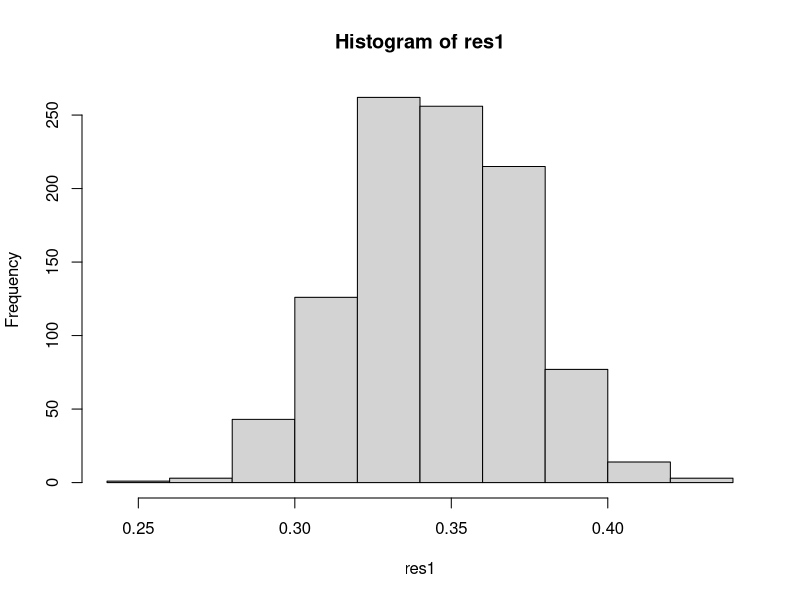
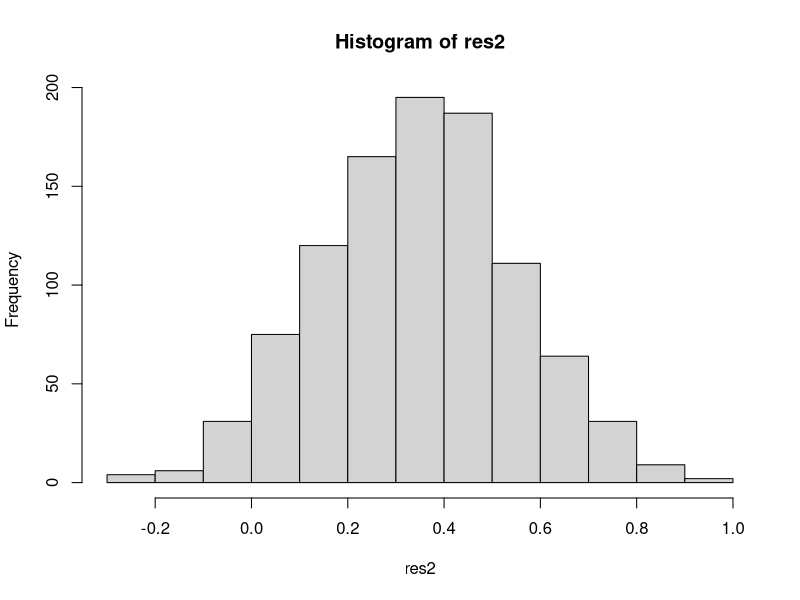

Here is the R script that generated these plots, in order:
## ---- chunk 1
# somma i numeri da 1 a 10
sum(1:10)
## ---- chunk 2
msg = "hello world"
print(msg)
print(msg)
print(msg)
print(msg)
print(msg)
## ---- chunk 3
n = 10
for(i in 1:n){
# quali operazioni
}
## ---- chunk 4
for(i in 1:5){
print(paste("hello word", i, sep = "_"))
}
## ---- chunk 5
for(i in 1:10){ 
  print(i)
}
## ---- chunk 6
vec=1:5

for(i in 1:length(vec)){ 
  
  print(vec[i])

  }
## ---- chunk 7
vec=1:5

for(i in vec){ 
  
  print(i)

}
## ---- chunk 8
x = 5

while (x < 15) { 
  print(x)
  x = x + 1 
}
## ---- chunk 9
repeat{
  lancia_dado = sample(1:6, 1)
  print(lancia_dado)
  if(lancia_dado == 6) break
}
## ---- chunk 10
i=1
repeat { 
  print(i)
  i=i+1 
  if(i > 3)break
  }
## ---- chunk 11
i=1
while (i < 4) { 
  print(i)
  i=i+1 
  }
## ---- chunk 12
somma = 0 # inizializziamo la somma a 0
x = 1:10 #vettore x 

for(i in seq_along(x)){ # per tutta la lunghezza di x = 1:10 
  somma = somma + x[i]
}
## ---- chunk 13
my_sum = function(x){
  somma = 0 # inizializziamo la somma a 0
  for(i in seq_along(x)){ 
    somma <- somma + x[i]
  }
  return(somma)
}

x = rnorm(100)
my_sum(x)
sum(x)
## ---- chunk 14
mydf = read.csv(file = "data/mydf_2.csv") #carico il dataset 
str(mydf)

group_mean = .25 #effetto medio atteso
var_mean = .1   #variabilità nell'effetto atteso
n_subj = max(mydf$id) #numero soggetti
## ---- chunk 15
set.seed(111) # x replicabilità della simulazione

niter = 1000 # numero di iterazioni
res1 = rep(NA, niter) # vettore di risultati
age_z = mydf$age_z
residui = rnorm(n_subj, 0, .5)

for(i in 1:niter) {
  
  # effetto
  b_mu = rnorm(n_subj, mean = group_mean, sd = var_mean)
  # Simulo un vettore y per ogni iterazione,
  # che avrà tanti elementi quanti soggetti
  y = 0 + b_mu * age_z + residui
  # Modello lineare
  mod = lm(y ~ 1 + age_z)
  res1[i] = mod$coefficients[[2]] # Estraggo l'effetto dell'età
}
## ---- chunk 16
# effetto medio stimato
mean(res1)
# istogramma dei risultati
hist(res1)
## ---- chunk 17
var_mean = .8  #variabilità nell'effetto atteso
## ---- chunk 18
res2 = rep(NA, niter) # vettore di risultati

for(i in 1:niter) {
  
  # effetto
  b_mu = rnorm(n_subj, mean = group_mean, sd = var_mean)
  
  # Simulo un vettore y per ogni iterazione,
  # che avrà tanti elementi quanti soggetti
  y = 0 + b_mu * age_z + residui
  
  # Modello lineare
  mod = lm(y ~ 1 + age_z)
  res2[i] = mod$coefficients[[2]] # Estraggo l'effetto dell'età
}
## ---- chunk 19
# effetto medio stimato
mean(res2)
# istogramma dei risultati
hist(res2)
## ---- chunk 20
for(i in 1:3){ # livello 1
  for(j in 1:3){ # livello 2
      print(paste(i, j))
  }
}
## ---- chunk 21
# Definire parametri della ricerca
gruppi=c("Controllo", "Trattamento")  # Nomi dei gruppi
num_soggetti=10                      # Numero di soggetti per gruppo

# Creare una matrice per memorizzare i dati
res=data.frame(
  Gruppo = factor(),
  Soggetto = integer(),
  RT = numeric()
)
## ---- chunk 22
# Ciclo nested per simulare raccolta dati
set.seed(42)  # Per riproducibilità dei dati simulati

for (gruppo in gruppi) {
  
  for (soggetto in 1:num_soggetti) {
    
    # Simulare un tempo di reazione 
    RT=ifelse(gruppo == "Controllo", 
                             rnorm(1, mean = 500, sd = 50),  
              # Media diversa per il gruppo Trattamento
                             rnorm(1, mean = 450, sd = 50))
    
    # Aggiungere i dati al dataframe, aggiungendo una riga 
    res=rbind(res, 
        data.frame(Gruppo = gruppo, Soggetto = soggetto, RT = RT))
  }
}
## ---- chunk 23
str(res)
head(res)
mean(res$RT[res$Gruppo == "Controllo"])
mean(res$RT[res$Gruppo == "Trattamento"])
